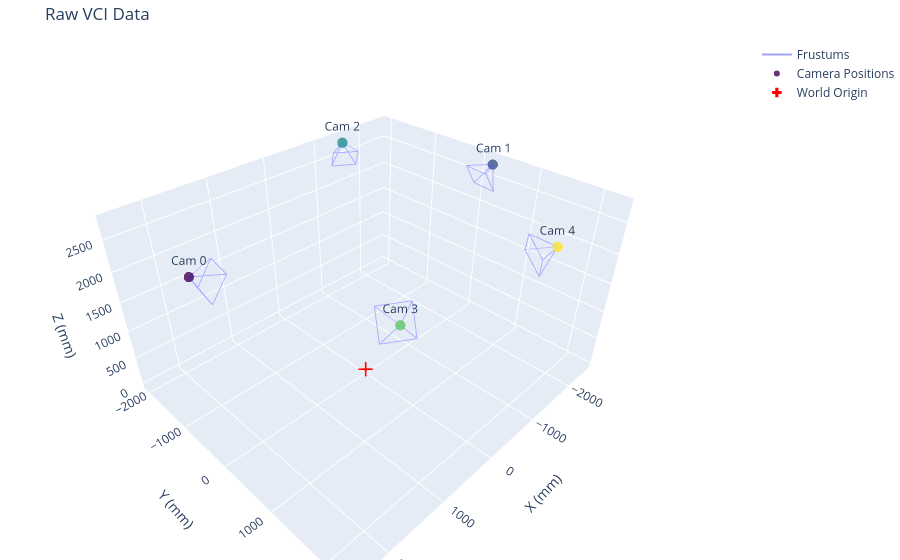

Notebook code for this chart:
### Code cell
R_correct = np.array([
    [-1,  0,  0, 0], # Everything appear mirrored so I fix it using this
    [0,  0,  1, 0], # Swap Y and Z
    [0,  1,  0, 0],
    [0,  0,  0, 1]
])

camera_parameters_raw = read_calibration_raw('calibration_raw.json')
extrinsic_matrices_raw = extract_extrinsics_raw(camera_parameters_raw)                      # Shape (n, 4, 4) <class 'numpy.ndarray'> # Vertical up direction is "+y
extrinsic_matrices_raw = m_to_mm(extrinsic_matrices_raw)                                    # Shape (n, 4, 4) <class 'numpy.ndarray'> # Vertical up direction is "+y"
extrinsic_matrices_raw = extrinsic_matrices_raw @ R_correct
camera_matrices_raw = extract_camera_matrices_raw(camera_parameters_raw)                    # Shape (n, 3, 3) <class 'numpy.ndarray'>
distortion_coefficients_raw = extract_distortion_coefficients_raw(camera_parameters_raw)    # Shape (n, 5) <class 'numpy.ndarray'>

visualize_cameras(extrinsic_matrices_raw, "Raw VCI Data")
save_calibration_panoptic('calibration.json', extrinsic_matrices_raw, camera_matrices_raw, distortion_coefficients_raw)

### Figure 1 — Plotly figure (JSON) as saved in the notebook; plotly's stock layout.template omitted (floating-point values rounded to 4 significant figures)
{"data": [{"hoverinfo": "none", "line": {"color": "rgba(100, 100, 255, 0.6)", "width": 2}, "mode": "lines", "name": "Frustums", "type": "scatter3d", "x": [2469.0, 2084.0, 2139.0, 2469.0, 2139.0, 2352.0, 2469.0, 2352.0, 2297.0, 2469.0, 2297.0, 2084.0, 2084.0, 2139.0, 2352.0, 2297.0, 2084.0, null, -2467.0, -2086.0, -2132.0, -2467.0, -2132.0, -2342.0, -2467.0, -2342.0, -2297.0, -2467.0, -2297.0, -2086.0, -2086.0, -2132.0, -2342.0, -2297.0, -2086.0, null, -1473.0, -1441.0, -1108.0, -1473.0, -1108.0, -1240.0, -1473.0, -1240.0, -1573.0, -1473.0, -1573.0, -1441.0, -1441.0, -1108.0, -1240.0, -1573.0, -1441.0, null, 1465.0, 1417.0, 1093.0, 1465.0, 1093.0, 1202.0, 1465.0, 1202.0, 1526.0, 1465.0, 1526.0, 1417.0, 1417.0, 1093.0, 1202.0, 1526.0, 1417.0, null, -1001.0, -660.4, -1018.0, -1001.0, -1018.0, -1115.0, -1001.0, -1115.0, -757.6, -1001.0, -757.6, -660.4, -660.4, -1018.0, -1115.0, -757.6, -660.4, null], "y": [-268.9, -417.1, -21.15, -268.9, -21.15, -62.74, -268.9, -62.74, -458.7, -268.9, -458.7, -417.1, -417.1, -21.15, -62.74, -458.7, -417.1, null, 263.2, 421.3, 23.82, 263.2, 23.82, 46.41, 263.2, 46.41, 443.8, 263.2, 443.8, 421.3, 421.3, 23.82, 46.41, 443.8, 421.3, null, -2015.0, -1604.0, -1825.0, -2015.0, -1825.0, -2028.0, -2015.0, -2028.0, -1806.0, -2015.0, -1806.0, -1604.0, -1604.0, -1825.0, -2028.0, -1806.0, -1604.0, null, 1998.0, 1589.0, 1823.0, 1998.0, 1823.0, 2007.0, 1998.0, 2007.0, 1773.0, 1998.0, 1773.0, 1589.0, 1589.0, 1823.0, 2007.0, 1773.0, 1589.0, null, 2276.0, 2043.0, 1864.0, 2276.0, 1864.0, 2058.0, 2276.0, 2058.0, 2237.0, 2276.0, 2237.0, 2043.0, 2043.0, 1864.0, 2058.0, 2237.0, 2043.0, null], "z": [2736.0, 2749.0, 2735.0, 2736.0, 2735.0, 2399.0, 2736.0, 2399.0, 2413.0, 2736.0, 2413.0, 2749.0, 2749.0, 2735.0, 2399.0, 2413.0, 2749.0, null, 2737.0, 2747.0, 2749.0, 2737.0, 2749.0, 2409.0, 2737.0, 2409.0, 2408.0, 2737.0, 2408.0, 2747.0, 2747.0, 2749.0, 2409.0, 2408.0, 2747.0, null, 2729.0, 2706.0, 2707.0, 2729.0, 2707.0, 2389.0, 2729.0, 2389.0, 2387.0, 2729.0, 2387.0, 2706.0, 2706.0, 2707.0, 2389.0, 2387.0, 2706.0, null, 2749.0, 2747.0, 2770.0, 2749.0, 2770.0, 2432.0, 2749.0, 2432.0, 2409.0, 2749.0, 2409.0, 2747.0, 2747.0, 2770.0, 2432.0, 2409.0, 2747.0, null, 2739.0, 2745.0, 2746.0, 2739.0, 2746.0, 2409.0, 2739.0, 2409.0, 2409.0, 2739.0, 2409.0, 2745.0, 2745.0, 2746.0, 2409.0, 2409.0, 2745.0, null]}, {"marker": {"color": [0, 1, 2, 3, 4], "colorscale": [[0, "#440154"], [0.1111, "#482878"], [0.2222, "#3e4989"], [0.3333, "#31688e"], [0.4444, "#26828e"], [0.5556, "#1f9e89"], [0.6667, "#35b779"], [0.7778, "#6ece58"], [0.8889, "#b5de2b"], [1, "#fde725"]], "opacity": 0.8, "size": 6}, "mode": "markers+text", "name": "Camera Positions", "text": ["Cam 0", "Cam 1", "Cam 2", "Cam 3", "Cam 4"], "textposition": "top center", "type": "scatter3d", "x": [2469.0, -2467.0, -1473.0, 1465.0, -1001.0], "y": [-268.9, 263.2, -2015.0, 1998.0, 2276.0], "z": [2736.0, 2737.0, 2729.0, 2749.0, 2739.0]}, {"marker": {"color": "red", "size": 8, "symbol": "cross"}, "mode": "markers", "name": "World Origin", "type": "scatter3d", "x": [0], "y": [0], "z": [0]}], "layout": {"margin": {"b": 0, "l": 0, "r": 0, "t": 40}, "scene": {"aspectmode": "data", "xaxis": {"title": {"text": "X (mm)"}}, "yaxis": {"title": {"text": "Y (mm)"}}, "zaxis": {"title": {"text": "Z (mm)"}}}, "title": {"text": "Raw VCI Data"}}}
